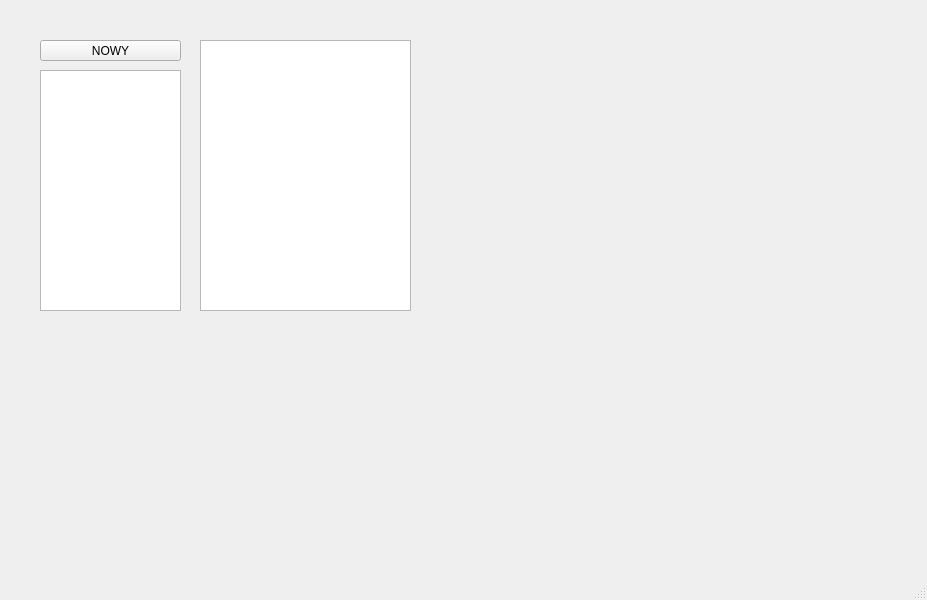
<?xml version="1.0" encoding="UTF-8"?>
<ui version="4.0">
 <class>MainWindow</class>
 <widget class="QMainWindow" name="MainWindow">
  <property name="geometry">
   <rect>
    <x>0</x>
    <y>0</y>
    <width>927</width>
    <height>600</height>
   </rect>
  </property>
  <property name="windowTitle">
   <string>MainWindow</string>
  </property>
  <widget class="QWidget" name="centralwidget">
   <widget class="QPushButton" name="pushButton">
    <property name="geometry">
     <rect>
      <x>40</x>
      <y>40</y>
      <width>141</width>
      <height>21</height>
     </rect>
    </property>
    <property name="text">
     <string>NOWY</string>
    </property>
   </widget>
   <widget class="QListView" name="listView">
    <property name="geometry">
     <rect>
      <x>40</x>
      <y>70</y>
      <width>141</width>
      <height>241</height>
     </rect>
    </property>
   </widget>
   <widget class="QListView" name="listView_2">
    <property name="geometry">
     <rect>
      <x>200</x>
      <y>40</y>
      <width>211</width>
      <height>271</height>
     </rect>
    </property>
   </widget>
  </widget>
  <widget class="QStatusBar" name="statusbar"/>
 </widget>
 <resources/>
 <connections/>
</ui>
